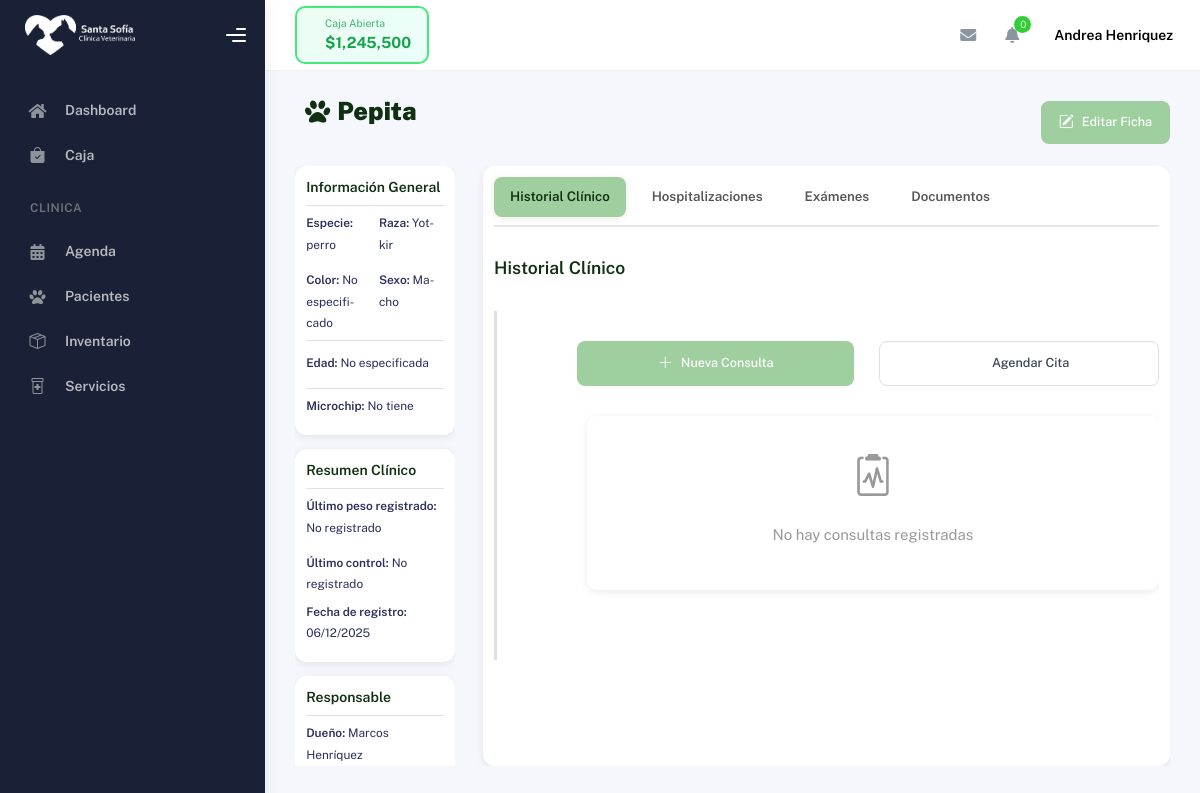
The app's page /hospital/pacientes/3/ (signed in), older data.
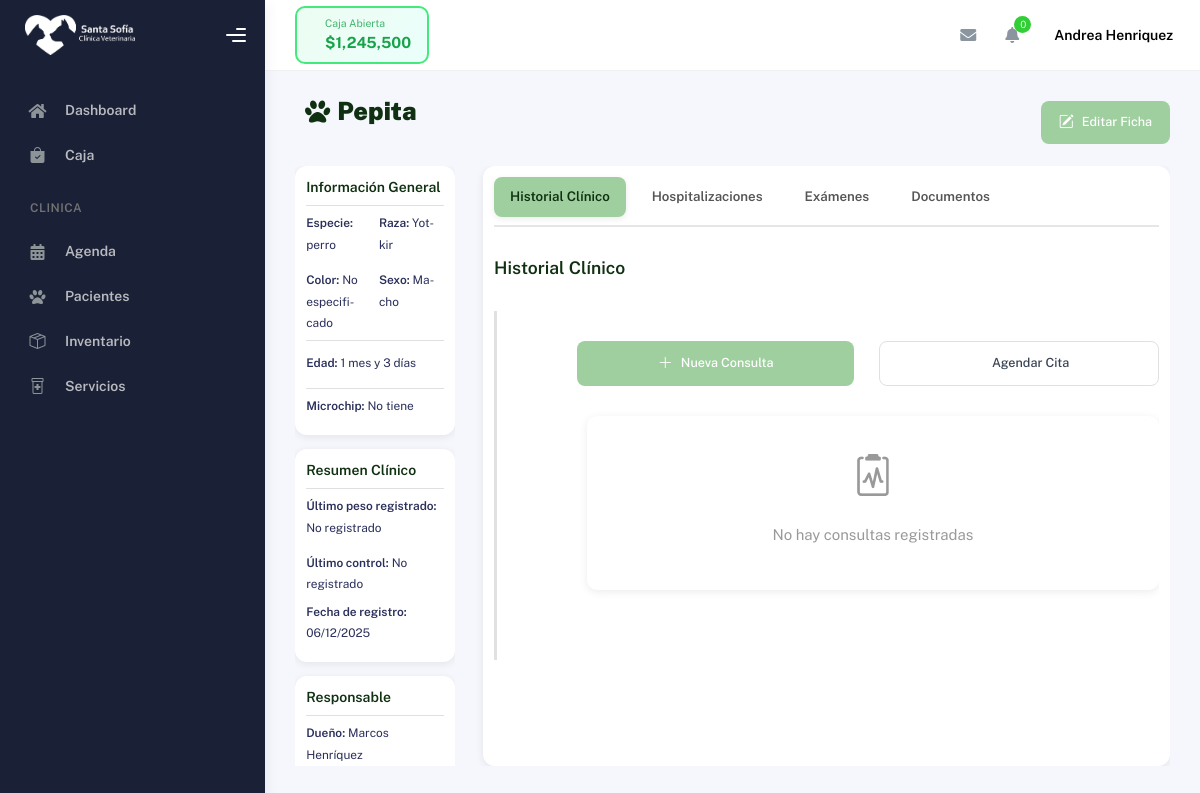
The same page, newer data.
### hospital/models.py (models this page shows, shortened)
class Paciente(models.Model):
    SEXO_CHOICES = [
        ('M', 'Macho'),
        ('H', 'Hembra'),
    ]
    nombre = models.CharField(max_length=100)
    especie = models.CharField(max_length=50)
    raza = models.CharField(max_length=100, blank=True, null=True)
    sexo = models.CharField(max_length=1, choices=SEXO_CHOICES)
    color = models.CharField(max_length=50, blank=True, null=True)
    microchip = models.CharField(max_length=50, blank=True, null=True)
    fecha_nacimiento = models.DateField(null=True, blank=True, verbose_name="Fecha de nacimiento")
    edad_anos = models.IntegerField(null=True, blank=True, verbose_name="Edad en años")
    edad_meses = models.IntegerField(null=True, blank=True, verbose_name="Edad en meses")
    ultimo_peso = models.DecimalField(max_digits=5, decimal_places=2, blank=True, null=True)
    observaciones = models.TextField(blank=True, null=True)
    propietario = models.ForeignKey('Propietario', on_delete=models.CASCADE, related_name='pacientes')
    activo = models.BooleanField(default=True)
    fecha_registro = models.DateTimeField(auto_now_add=True)
    fecha_ultima_modificacion = models.DateTimeField(auto_now=True)
    fecha_ultimo_control = models.DateField(blank=True, null=True)
    class Meta:
        verbose_name = "Paciente"
        verbose_name_plural = "Pacientes"
        ordering = ['-fecha_registro']
    @property
    def edad_formateada(self):
        if self.fecha_nacimiento:
            hoy = date.today()
            edad = relativedelta(hoy, self.fecha_nacimiento)
            if edad.years == 0 and edad.months == 0:
                dias = (hoy - self.fecha_nacimiento).days
                return f"{dias} día{'s' if dias != 1 else ''}"
            elif edad.years == 0:
                if edad.days > 0:
                    return f"{edad.months} mes{'es' if edad.months != 1 else ''} y {edad.days} día{'s' if edad.days != 1 else ''}"
                return f"{edad.months} mes{'es' if edad.months != 1 else ''}"
            else:
                if edad.months > 0:
                    return f"{edad.years} año{'s' if edad.years != 1 else ''} y {edad.months} mes{'es' if edad.months != 1 else ''}"
                return f"{edad.years} año{'s' if edad.years != 1 else ''}"
        return "No especificada"
    @property
    def ultimo_peso_formateado(self):
        return f"{self.ultimo_peso} kg" if self.ultimo_peso else "No registrado"

class Propietario(models.Model):
    nombre = models.CharField(max_length=100)
    apellido = models.CharField(max_length=100)
    telefono = models.CharField(max_length=20, blank=True, null=True)
    email = models.EmailField(blank=True, null=True)
    direccion = models.TextField(blank=True, null=True)
    fecha_registro = models.DateTimeField(auto_now_add=True)
    class Meta:
        verbose_name = "Propietario"
        verbose_name_plural = "Propietarios"
        ordering = ['apellido', 'nombre']
    @property
    def nombre_completo(self):
        return f"{self.nombre} {self.apellido}".strip()

### hospital/views.py (the view)
# urls.py: path('pacientes/<int:paciente_id>/', views.ficha_mascota_view, name='ficha_mascota'),
@login_required
def ficha_mascota_view(request, paciente_id):
    paciente = get_object_or_404(Paciente, id=paciente_id, activo=True)
    propietarios = Propietario.objects.all().order_by('nombre', 'apellido')
    context = {
        'paciente': paciente,
        'propietarios': propietarios,
        'hoy': date.today(),  # Agregar fecha de hoy
    }
    if MODELOS_EXTENDIDOS:
        try:
            context['consultas'] = Consulta.objects.filter(paciente=paciente).order_by('-fecha')[:10]
        except:
            context['consultas'] = []
        try:
            context['hospitalizaciones'] = Hospitalizacion.objects.filter(idMascota=paciente).order_by('-fecha_ingreso')
        except:
            context['hospitalizaciones'] = []
        try:
            context['examenes'] = Examen.objects.filter(paciente=paciente).order_by('-fecha')
        except:
            context['examenes'] = []
        try:
            context['documentos'] = Documento.objects.filter(paciente=paciente).order_by('-fecha_subida')
        except:
            context['documentos'] = []
        if context['consultas']:
            ultima_consulta = context['consultas'][0]
            paciente.fecha_ultimo_control = ultima_consulta.fecha
            if hasattr(ultima_consulta, 'peso') and ultima_consulta.peso:
                paciente.ultimo_peso = ultima_consulta.peso
            paciente.save()
    else:
        context['consultas'] = []
        context['hospitalizaciones'] = []
        context['examenes'] = []
        context['documentos'] = []
    return render(request, 'pacientes/ficha_mascota.html', context)

### cuentas/models.py (called while the page is built)
    def get_rol_display_custom(self):
        if self.is_staff and self.is_superuser:
            return 'Administración'
        return self.get_rol_display()

### hospital/templates/pacientes/ficha_mascota.html (shortened to what the changed rows need)
{% extends 'partials/base.html' %}
{% load static %}
{% block styles %}
<link rel="stylesheet" href="{% static 'css/base/vet-custom.css' %}">
<link rel="stylesheet" href="{% static 'css/pacientes.css' %}">
{% endblock %}
{% block content %}
<div class="header">
    <h1>
        <i class="fas fa-paw"></i>
        <span class="view-mode">{{ paciente.nombre }}</span>
    </h1>
</div>
<div class="general-container">
    <div class="general-information">
        <div class="section personal-info">
            <h2>Información General</h2>
            <div class="info" id="infoGeneral">
                <div class="info-row">
                    <p><strong>Especie:</strong> <span class="view-mode">{{ paciente.especie }}</span>
                    </p>
                    <p><strong>Raza:</strong> <span class="view-mode">{{ paciente.raza|default:"No especificada" }}</span>
                    </p>
                    <p><strong>Color:</strong> <span class="view-mode">{{ paciente.color|default:"No especificado" }}</span>
                    </p>
                </div>
                <div class="edad-section">
                    <p><strong>Edad:</strong> <span class="view-mode">{{ paciente.edad_formateada }}</span></p>
                </div>
                <div class="info-row info-row-full">
                    <p><strong>Microchip:</strong> <span class="view-mode">{{ paciente.microchip|default:"No tiene" }}</span>
                    </p>
                </div>
            </div>
        </div>
        <div class="section resumen-clinico">
            <h2>Resumen Clínico</h2>
            <div class="info">
                <div class="info-row">
                    <p><strong>Último peso registrado:</strong> {{ paciente.ultimo_peso_formateado }}</p>
                    <p><strong>Último control:</strong>
                        {% if paciente.fecha_ultimo_control %}
                        {{ paciente.fecha_ultimo_control|date:"d/m/Y H:i" }}
                        {% else %}
                        No registrado
                        {% endif %}
                    </p>
                </div>
                <p><strong>Fecha de registro:</strong> {{ paciente.fecha_registro|date:"d/m/Y" }}</p>
            </div>
        </div>
        <div class="section responsable">
            <h2>Responsable</h2>
            <div class="info">
                <div class="info-row">
                    <div>
                        <p><strong>Dueño:</strong>
                            <span class="view-mode">{{ paciente.propietario.nombre_completo }}</span>
                        </p>
                    </div>
                </div>
            </div>
        </div>
    </div>
</div>
{% endblock %}

Row changes from the older to the newer data that the page shows:
changed Paciente "Pepita": edad_formateada "No especificada" → "1 mes y 3 días"
